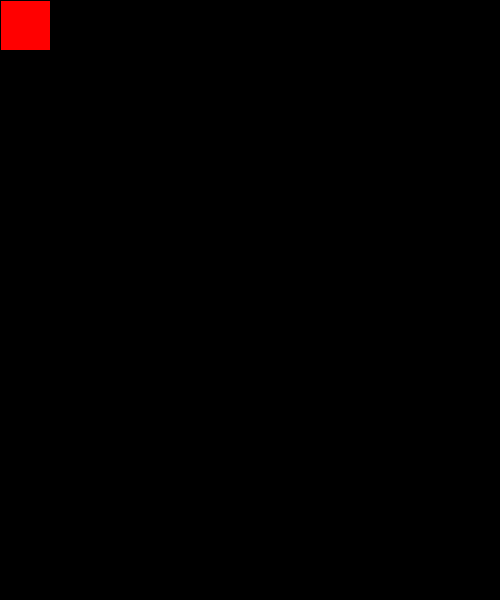
Frame 1 (no input)
Frame 60 (the mouse pressed at the canvas centre just before this capture): identical to frame 1, image omitted
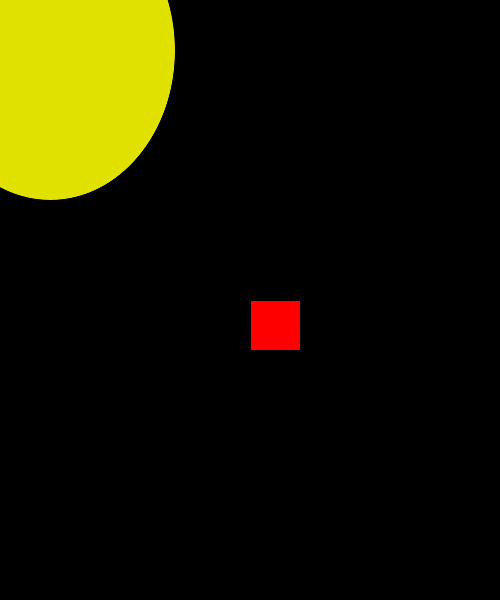
Frame 120 (the mouse held since frame 60 and released just before this capture)

The Processing sketch that drew these frames (run headless with seeded random() and noise(); from frame 60 on, the mouse is pressed at the canvas centre):

// Processing sketch: rect_circle
// ── rect_circle.pde

 void setup()
{size(500,600);
background(0);
}
void draw()
{stroke(0);

fill(255,0,0);
rect(pmouseX,pmouseY,50,50);
fill(225,225,0);
ellipse(50,50,pmouseX,pmouseY);
}
